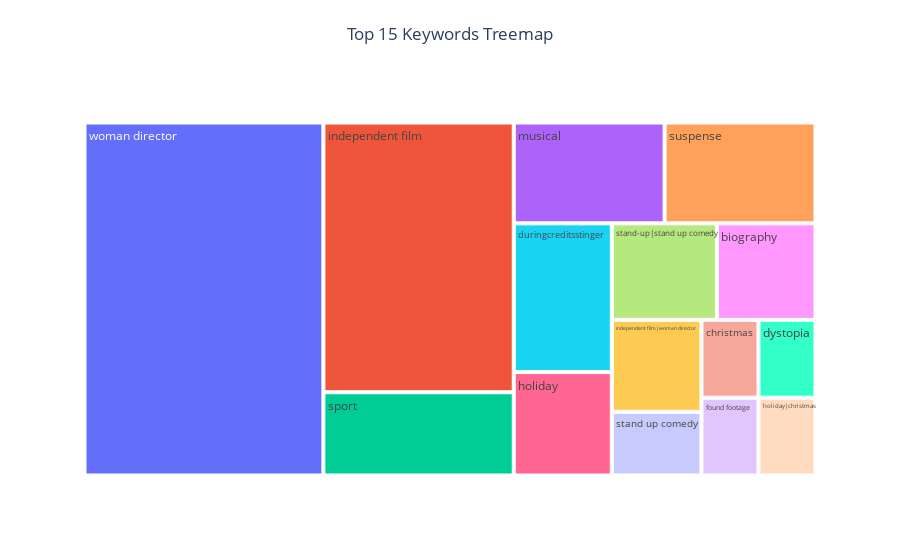

The notebook cell this image was saved under:
### Code cell
# Create the treemap
fig = px.treemap(df11, path=['keywords'], values='value', title='Top 15 Keywords Treemap')

# Center the title in the middle
fig.update_layout(
    title_x = 0.5, 
    title_y = 0.95  
)
# Show the treemap
fig.show()

### Figure 1 — Plotly figure (JSON) as saved in the notebook; plotly's stock layout.template omitted (floating-point values rounded to 4 significant figures)
{"data": [{"branchvalues": "total", "domain": {"x": [0, 1], "y": [0, 1]}, "hovertemplate": "labels=%{label}<br>value=%{value}<br>parent=%{parent}<br>id=%{id}<extra></extra>", "ids": ["biography", "christmas", "duringcreditsstinger", "dystopia", "found footage", "holiday", "holiday|christmas", "independent film", "independent film|woman director", "musical", "sport", "stand up comedy", "stand-up|stand up comedy", "suspense", "woman director"], "labels": ["biography", "christmas", "duringcreditsstinger", "dystopia", "found footage", "holiday", "holiday|christmas", "independent film", "independent film|woman director", "musical", "sport", "stand up comedy", "stand-up|stand up comedy", "suspense", "woman director"], "name": "", "parents": ["", "", "", "", "", "", "", "", "", "", "", "", "", "", ""], "type": "treemap", "values": [15, 7, 23, 7, 7, 16, 7, 81, 13, 24, 25, 9, 16, 24, 133]}], "layout": {"legend": {"tracegroupgap": 0}, "title": {"text": "Top 15 Keywords Treemap", "x": 0.5, "y": 0.95}}}
